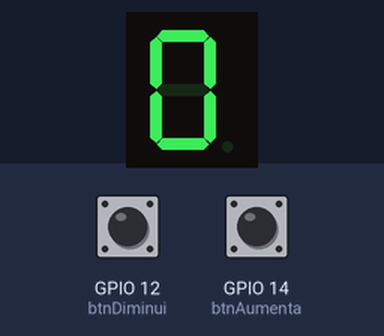
The sketch below on a simulated ESP32. Parts: 1-digit seven-segment display. Wiring (from diagram.json): 1-digit 7-segment display, segments lit when HIGH: segments GPIO 18, GPIO 19, GPIO 0, GPIO 4, GPIO 16, GPIO 5, GPIO 17. The test bench sets the inputs (shaded band); at power-on: GPIO 14 (btnAumenta) HIGH, GPIO 12 (btnDiminui) HIGH. The segment pins are drawn as the display they are named for.

Above: at 1.2 s.
1.3 s: GPIO 14 (btnAumenta) pulled LOW for 0.15 s
At 2.9 s:
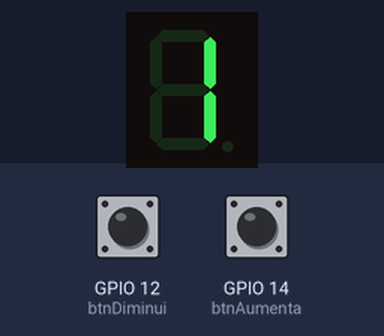
4.4 s: GPIO 12 (btnDiminui) pulled LOW for 1 s
At 6.4 s:
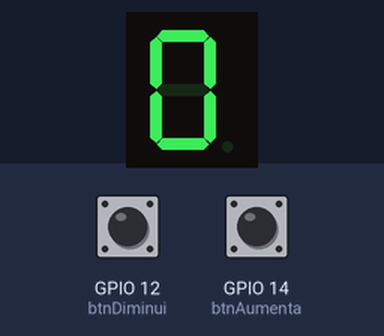
6.9 s: GPIO 14 (btnAumenta) pulled LOW for 1 s
At 9.7 s:
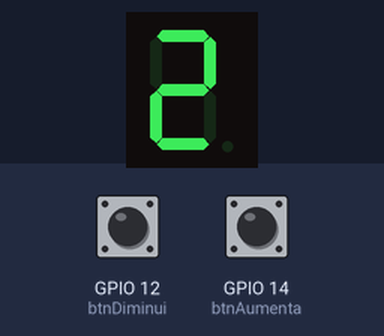
Timing chart, 0 to 11.2 s (numbered marks = the images above; inputs shaded):
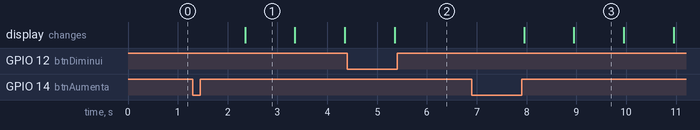

The sketch:

sketch.ino
```cpp
const int pinoA = 18;
const int pinoB = 19;
const int pinoC = 0;
const int pinoD = 4;
const int pinoE = 16;
const int pinoF = 5;
const int pinoG = 17;

const int btnAumenta = 14;
const int btnDiminui = 12;

int contador = 0;

const byte numeros[10][7] = {
  {1, 1, 1, 1, 1, 1, 0},
  {0, 1, 1, 0, 0, 0, 0},
  {1, 1, 0, 1, 1, 0, 1},
  {1, 1, 1, 1, 0, 0, 1},
  {0, 1, 1, 0, 0, 1, 1},
  {1, 0, 1, 1, 0, 1, 1},
  {1, 0, 1, 1, 1, 1, 1},
  {1, 1, 1, 0, 0, 0, 0},
  {1, 1, 1, 1, 1, 1, 1},
  {1, 1, 1, 1, 0, 1, 1}
};

void atualizarDisplay(int n) {
  digitalWrite(pinoA, numeros[n][0]);
  digitalWrite(pinoB, numeros[n][1]);
  digitalWrite(pinoC, numeros[n][2]);
  digitalWrite(pinoD, numeros[n][3]);
  digitalWrite(pinoE, numeros[n][4]);
  digitalWrite(pinoF, numeros[n][5]);
  digitalWrite(pinoG, numeros[n][6]);
}

void setup() {
  // Configura segmentos como saída
  int pinos[] = {pinoA, pinoB, pinoC, pinoD, pinoE, pinoF, pinoG};
  for(int i=0; i<7; i++) pinMode(pinos[i], OUTPUT);

  pinMode(btnAumenta, INPUT_PULLUP);
  pinMode(btnDiminui, INPUT_PULLUP);

  atualizarDisplay(contador);
}

void loop() {
  if (digitalRead(btnAumenta) == LOW) {
    delay(50);
    for (contador = 0; contador <= 9; contador++) {
      atualizarDisplay(contador);

      if (digitalRead(btnDiminui) == LOW) {
        break;
      }

      delay(1000);
    }
  }

  if (digitalRead(btnDiminui) == LOW) {
    contador = 0;
    atualizarDisplay(contador);
    delay(200);
  }
}
```

Measured:
- after the input at 1.3 s, the display: changes after 1.1 s (image 1)
- after the input at 6.9 s, the display: first changes after 1.1 s (image 3 shows a later state)
- what the display in image 1 shows lasts 1.0 s, from 2.4 s to 3.4 s
